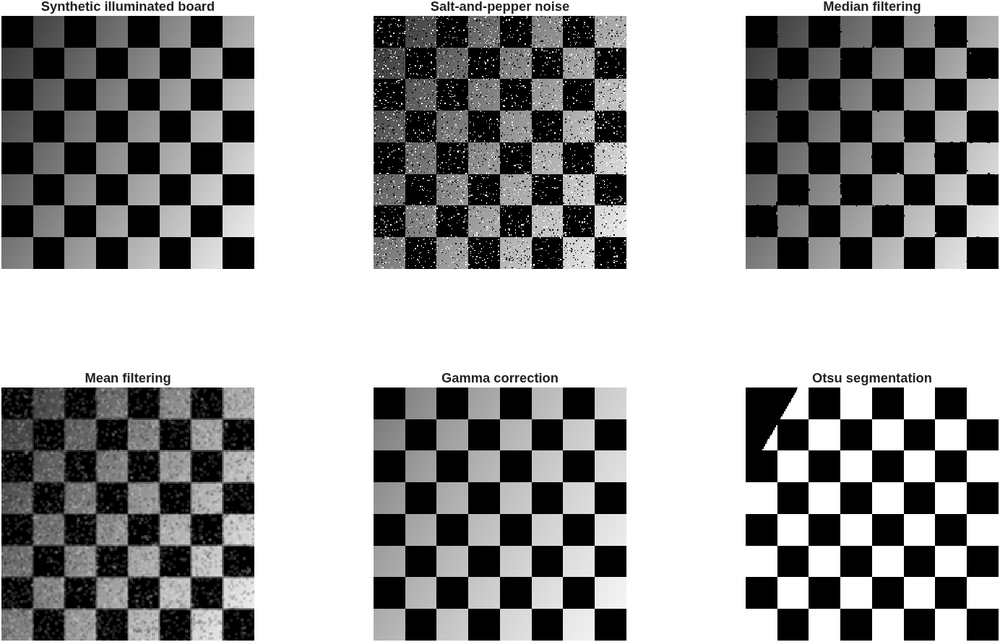
%> input picture assets/image-processing.png, 1000 x 642 px, shrunk from 1384 x 888 before the run
$ octave --eval "JorgePereira_TP2_A('../../assets/image-processing.png');"   (GNU Octave 9; MATLAB toolbox functions it lacks are replaced by stand-ins)
%> lines starting %> are read from the running program, lines starting %| are printed output that depends on the picture
%Exercicio A, criado por: Jorge Barbosa Pereira

%Alguns Exemplos
%JorgePereira_TP2_A('Robot_RGB.tif')
%JorgePereira_TP2_A('ArTe.jpg')
%JorgePereira_TP2_A('Kandinsky.jpg')

function [] = JorgePereira_TP2_A(IM_path)
%> called with IM_path = '../../assets/image-processing.png'

IM_TYPE = imfinfo(IM_path).ColorType;
if not(strcmp(IM_TYPE, 'truecolor'))
    error('O Input "IM_path" deve levar a uma Imagem no modelo RGB')
end

%Leitura da Imagem no modelo RGB
IM_RGB = imread(IM_path);
%> IM_RGB is the input picture: size 642x1000x3 uint8; min 0, max 255, mean 153.7

%Formação das Imagens com Cor Indexada com e sem Dither
[IM_I8_0, TC_I8_0] = rgb2ind(IM_RGB,8,'nodither');
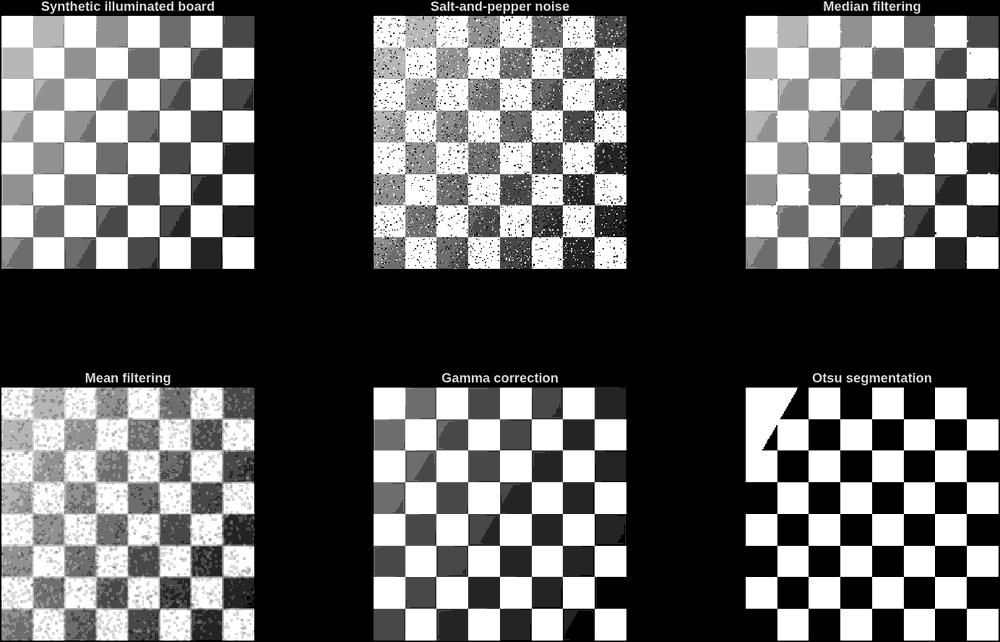
%> IM_I8_0: size 642x1000 uint8; min 0, max 7, mean 2.73; drawn with min black and max white
%> TC_I8_0 = [1 1 1; 0.824 0.824 0.824; 0.682 0.682 0.682; 0.545 0.545 0.545; 0.42 0.42 0.42; 0.286 0.286 0.286; 0.122 0.122 0.122; 0.00392 0.00392 0.00392]
[IM_I8_1, TC_I8_1] = rgb2ind(IM_RGB,8,'dither');
%> TC_I8_1 has the same summary as TC_I8_0

%Formação da Imagem na Escala de Cinzentos
IM_G = rgb2gray(IM_RGB);

%Plot das Imagens
figure(1), imshow(IM_RGB), title('Imagem Original de Três Bandas')
figure(2), imshow(IM_I8_0, TC_I8_0), title('Imagem de Cor Indexada com 8 Cores e sem Dither')
figure(3), imshow(IM_I8_1, TC_I8_1), title('Imagem de Cor Indexada com 8 Cores e com Dither')
figure(4), imshow(IM_G), title('Imagem de uma Banda na Escala de Cinzentos')
figure(5), imshow(IM_G, jet(256)), title('Imagem de uma Banda na Tabela de Cores Jet')
%> after `imshow(IM_G, jet(256))`:
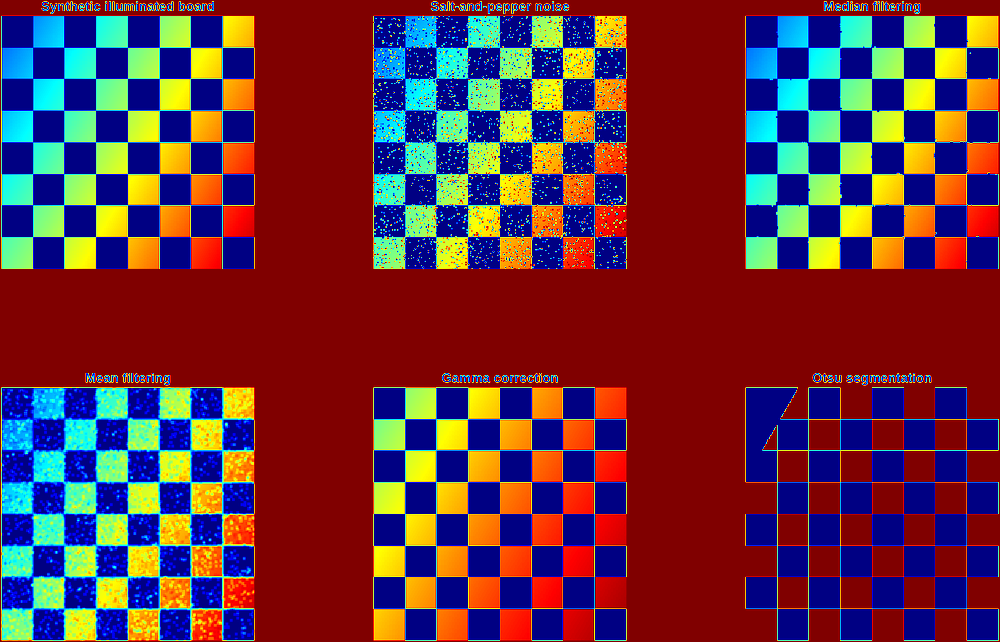
%> displayed picture: size 642x1000x3, on the screen's scale of 0 to 255; mean R, G, B 102.9, 51, 64.2
figure(6), imshow(IM_G, spring(256)), title('Imagem de uma Banda na Tabela de Cores Spring')
%> after `imshow(IM_G, spring(256))`:
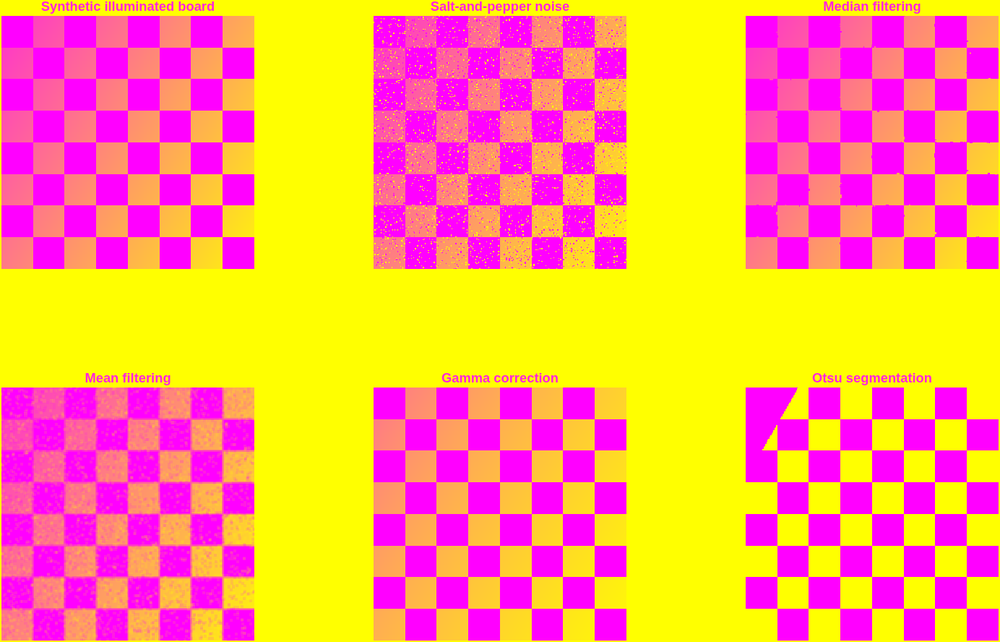
%> displayed picture: size 642x1000x3, on the screen's scale of 0 to 255; mean R, G, B 255, 153.7, 101.3
end
